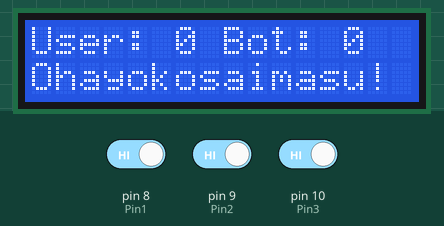
Recording of a sketch running on a simulated Arduino Uno, built with avr-gcc and run on an emulated ATmega328P. Shown: 16×2 character LCD. The test bench sets the inputs (shaded band); at power-on: pin 8 (Pin1) HIGH, pin 9 (Pin2) HIGH, pin 10 (Pin3) HIGH. Random numbers use the default seed unless the sketch sets one; what the sketch prints to the serial monitor is not drawn.

Above: at 1.2 s.
1.3 s: pin 8 (Pin1) driven LOW
At 3.9 s:
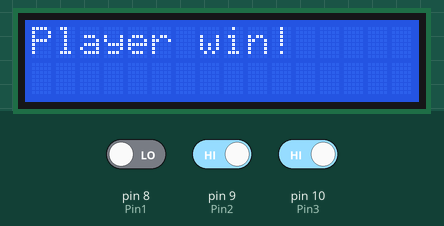
4.3 s: pin 8 (Pin1) driven HIGH
5.8 s: pin 9 (Pin2) driven LOW
At 8.5 s:
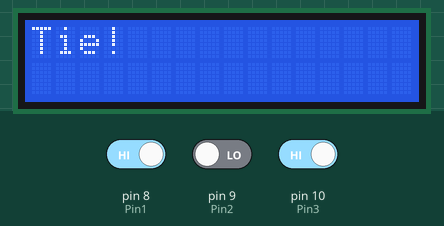
8.8 s: pin 9 (Pin2) driven HIGH
10.3 s: pin 10 (Pin3) driven LOW
At 11.1 s:
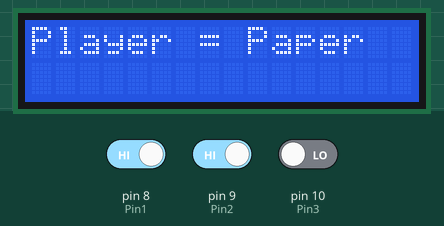
13.3 s: pin 8 (Pin1) driven LOW and pin 10 (Pin3) driven HIGH
At 17.0 s:
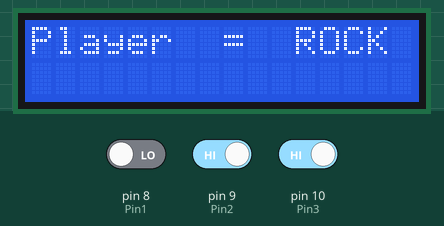
Timing chart, 0 to 18.5 s (numbered marks = the images above; inputs shaded):
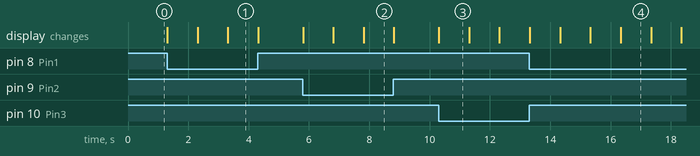

Measured:
- after the input at 1.3 s, the display: first changes at once (image 1 shows a later state)
- after the input at 5.8 s, the display: first changes at once (image 2 shows a later state)
- after the input at 10.3 s, the display: changes at once (image 3)
- what the display in image 3 shows lasts 1.0 s, from 10.3 s to 11.3 s

The sketch:

lcd___switch.ino
```cpp
#include <LiquidCrystal.h>
const int rs = 12, en = 11, d4 = 5, d5 = 4, d6 = 3, d7 = 2;
int P_score;
int ran;
int Pin1 = 8;
int Pin2 = 9;
int Pin3 = 10;
int score_player = 0;
int score_bot = 0;
int Input;
int B2D;
LiquidCrystal lcd(rs, en, d4, d5, d6, d7);

void setup() {
  Serial.begin(115200);
  lcd.begin(16,2);
  pinMode(Pin1,INPUT);
  pinMode(Pin2,INPUT);
  pinMode(Pin3,INPUT);
  lcd.setCursor(0,1);
  lcd.print("Ohayokosaimasu! --->");
}

void loop() {
  lcd.setCursor(0,0);
  int Switch1 = digitalRead(Pin1);
  int Switch2 = digitalRead(Pin2);
  int Switch3 = digitalRead(Pin3);

  B2D = (Switch1*4)+(Switch2*2)+(Switch3*1);

  if (Switch1 == 0 || Switch2 == 0 || Switch3 == 0){
    if (B2D == 3){
      lcd.print("Player  =  ROCK");
      Input = 1;}
    else if (B2D == 5){
      lcd.print("Player =Scrissor");
      Input = 2;}
    else if (B2D == 6){
      lcd.print("Player = Paper");
      Input = 3;}


    delay(1000);
    lcd.clear();
    lcd.clear();


    ran = random(1,4);

    if (ran == 1){
      lcd.print("Bot = ROCK");}
    else if (ran == 2){
      lcd.print("Bot = Scrissor");}
    else if (ran == 3){
      lcd.print("Bot = Paper");}

    delay(1000);
    lcd.clear();

     if (B2D == 7){
      lcd.print("No score!");
      Serial.println("No score!");}
    else if (Input == 1 || Input == 2|| Input == 3){
          if (Input == ran){//Match game
      lcd.print("Tie!");
      Serial.println("Tie!");
      }
    else if ((Input + ran) == 3){ //Rock, Scrissor
      if (Input == 1){
        lcd.print("Player win!");
        Serial.println("Player win!");
        score_player++;
        }
      else {
        lcd.print("Bot win!");
        Serial.println("Bot win!");
        score_bot++;
        } }
    else if ((Input + ran) == 4){//Rock, Paper
      if (Input == 3){
        lcd.print("Player win!");
        Serial.println("Player win!");
        score_player++;
        }
      else {
        lcd.print("Bot win!");
        Serial.println("Bot win!");
        score_bot++;
        } }
    else if ((Input + ran) == 5){//Scrissor, Paper
      if (Input == 2) {
        lcd.print("Player win!");
        Serial.println("Player win!");
        score_player++;
        }
      else {
        lcd.print("Bot win!");
        Serial.println("Bot win!");
        score_bot++;
        }}
      }
    delay(1000);
    lcd.clear();

    }
    lcd.setCursor(0,0);
    lcd.print("User: ");lcd.print(score_player);lcd.print(" Bot: ");lcd.print(score_bot);


}
```
